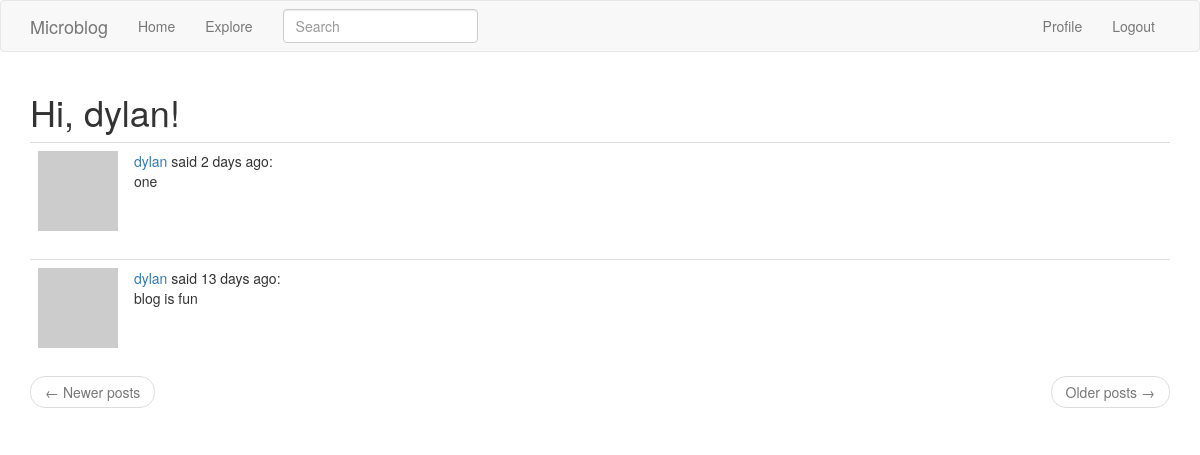
The page /explore (signed in) on the database as committed earlier.
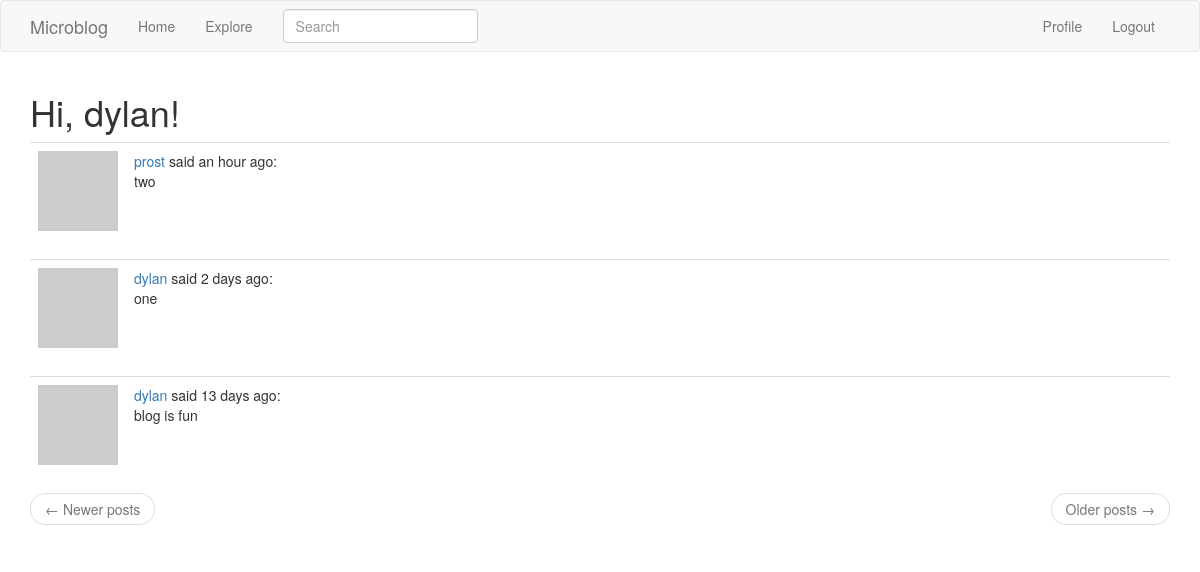
The same page on the database as committed later.
### app/models.py (models this page shows, shortened)
class SearchableMixin(object):
    @classmethod
    def before_commit(cls, session):
        session._changes = {
            'add': list(session.new),
            'update': list(session.dirty),
            'delete': list(session.deleted)
        }
    @classmethod
    def after_commit(cls, session):
        for obj in session._changes['add']:
            if isinstance(obj, SearchableMixin):
                add_to_index(obj.__tablename__, obj)
        for obj in session._changes['update']:
            if isinstance(obj, SearchableMixin):
                add_to_index(obj.__tablename__, obj)
        for obj in session._changes['delete']:
            if isinstance(obj, SearchableMixin):
                remove_from_index(obj.__tablename__, obj)
        session._changes = None

class Post(SearchableMixin, db.Model):
    __searchable__ = ['body']
    id = db.Column(db.Integer, primary_key=True)
    body = db.Column(db.String(140))
    timestamp = db.Column(db.DateTime, index=True, default=datetime.utcnow)
    user_id = db.Column(db.Integer, db.ForeignKey('user.id'))

class User(UserMixin, db.Model):
    id = db.Column(db.Integer, primary_key=True)
    username = db.Column(db.String(64), index=True, unique=True)
    email = db.Column(db.String(120), index=True, unique=True)
    password_hash = db.Column(db.String(128))
    posts = db.relationship('Post', backref='author', lazy='dynamic')
    about_me = db.Column(db.String(140))
    last_seen = db.Column(db.DateTime, default=datetime.utcnow)
    followed = db.relationship(
        'User', secondary=followers,
        primaryjoin=(followers.c.follower_id == id),
        secondaryjoin=(followers.c.followed_id == id),
        backref=db.backref('followers', lazy='dynamic'), lazy='dynamic')
    def avatar(self, size):
        digest = md5(self.email.lower().encode('utf-8')).hexdigest()
        return 'https://www.gravatar.com/avatar/{}?d=identicon&s={}'.format(
            digest, size)

### app/routes.py (the view)
@app.route('/explore')
@login_required
def explore():
    page = request.args.get('page', 1, type=int)
    posts = Post.query.order_by(Post.timestamp.desc()).paginate(
        page, app.config['POSTS_PER_PAGE'], False)
    next_url = url_for('explore', page=posts.next_num) \
        if posts.has_next else None
    prev_url = url_for('explore', page=posts.prev_num) \
        if posts.has_prev else None
    return render_template("index.html", title='Explore', posts=posts.items,
                          next_url=next_url, prev_url=prev_url)

### app/forms.py
class SearchForm(FlaskForm):
    q = StringField(_l('Search'), validators=[DataRequired()])
    def __init__(self, *args, **kwargs):
        if 'formdata' not in kwargs:
            kwargs['formdata'] = request.args
        if 'csrf_enabled' not in kwargs:
            kwargs['csrf_enabled'] = False
        super(SearchForm, self).__init__(*args, **kwargs)

### app/models.py (called while the page is built)
@login.user_loader
def load_user(id):
    return User.query.get(int(id))

### app/routes.py (called while the page is built)
@app.before_request
def before_request():
    if current_user.is_authenticated:
        current_user.last_seen = datetime.utcnow()
        db.session.commit()
        g.search_form = SearchForm()
    g.locale = str(get_locale())

### app/templates/index.html (shortened to what this page needs)
{% extends "base.html" %}
{% import 'bootstrap/wtf.html' as wtf %}
{% block app_content %}
    <h1>Hi, {{ current_user.username }}!</h1>
    {% for post in posts %}
        {% include '_post.html' %}
    {% endfor %}
    <nav aria-label="...">
        <ul class="pager">
            <li class="previous{% if not prev_url %} disabled{% endif %}">
                <a href="{{ prev_url or '#' }}">
                    <span aria-hidden="true">&larr;</span> Newer posts
                </a>
            </li>
            <li class="next{% if not next_url %} disabled{% endif %}">
                <a href="{{ next_url or '#' }}">
                    Older posts <span aria-hidden="true">&rarr;</span>
                </a>
            </li>
        </ul>
    </nav>
{% endblock %}

### app/templates/_post.html
<table class="table table-hover">
    <tr>
        <td width="70px">
            <a href="{{ url_for('user', username=post.author.username) }}">
                <img src="{{ post.author.avatar(70) }}" />
            </a>
        </td>
        <td>
            <a href="{{ url_for('user', username=post.author.username) }}">
                {{ post.author.username }}
            </a>
            said {{ moment(post.timestamp).fromNow() }}:
            <br>
            {{ post.body }}
        </td>
    </tr>
</table>

Rows that differ between the two databases and show on the page:
added Post: author.username "prost", timestamp "an hour ago", body "two"
